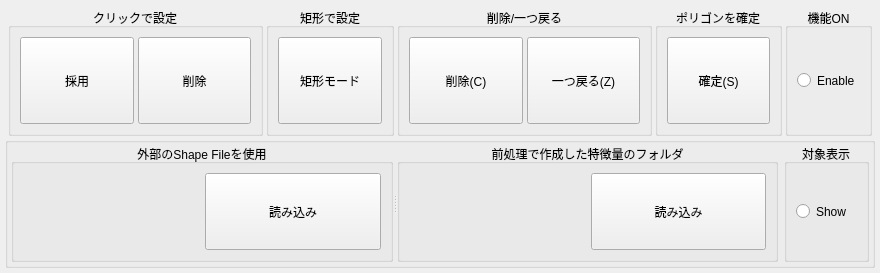
<?xml version="1.0" encoding="UTF-8"?>
<ui version="4.0">
 <class>GeoSAM</class>
 <widget class="QgsDockWidget" name="GeoSAM">
  <property name="geometry">
   <rect>
    <x>0</x>
    <y>0</y>
    <width>880</width>
    <height>273</height>
   </rect>
  </property>
  <property name="minimumSize">
   <size>
    <width>0</width>
    <height>0</height>
   </size>
  </property>
  <property name="maximumSize">
   <size>
    <width>524287</width>
    <height>350</height>
   </size>
  </property>
  <property name="features">
   <set>QDockWidget::DockWidgetClosable|QDockWidget::DockWidgetMovable</set>
  </property>
  <property name="windowTitle">
   <string>Geo-SAM Tool</string>
  </property>
  <widget class="QWidget" name="GeoSAM_2">
   <property name="sizePolicy">
    <sizepolicy hsizetype="Preferred" vsizetype="Preferred">
     <horstretch>0</horstretch>
     <verstretch>0</verstretch>
    </sizepolicy>
   </property>
   <property name="maximumSize">
    <size>
     <width>16777215</width>
     <height>350</height>
    </size>
   </property>
   <layout class="QGridLayout" name="gridLayout">
    <property name="leftMargin">
     <number>5</number>
    </property>
    <property name="topMargin">
     <number>5</number>
    </property>
    <property name="rightMargin">
     <number>5</number>
    </property>
    <property name="bottomMargin">
     <number>5</number>
    </property>
    <item row="0" column="0">
     <layout class="QGridLayout" name="gridLayout_5" rowstretch="0,0">
      <property name="verticalSpacing">
       <number>0</number>
      </property>
      <item row="0" column="0">
       <widget class="QFrame" name="Top">
        <property name="sizePolicy">
         <sizepolicy hsizetype="Preferred" vsizetype="Preferred">
          <horstretch>0</horstretch>
          <verstretch>0</verstretch>
         </sizepolicy>
        </property>
        <property name="maximumSize">
         <size>
          <width>16777215</width>
          <height>150</height>
         </size>
        </property>
        <property name="toolTip">
         <string/>
        </property>
        <layout class="QHBoxLayout" name="horizontalLayout_2" stretch="6,3,6,3,2">
         <property name="spacing">
          <number>3</number>
         </property>
         <property name="leftMargin">
          <number>3</number>
         </property>
         <property name="topMargin">
          <number>3</number>
         </property>
         <property name="rightMargin">
          <number>3</number>
         </property>
         <property name="bottomMargin">
          <number>1</number>
         </property>
         <item>
          <widget class="QGroupBox" name="addPointsGroupBox">
           <property name="sizePolicy">
            <sizepolicy hsizetype="Preferred" vsizetype="Preferred">
             <horstretch>0</horstretch>
             <verstretch>0</verstretch>
            </sizepolicy>
           </property>
           <property name="toolTip">
            <string> &quot;Tab&quot; で採用・削除・矩形を切り替え</string>
           </property>
           <property name="title">
            <string>クリックで設定</string>
           </property>
           <property name="alignment">
            <set>Qt::AlignHCenter|Qt::AlignTop</set>
           </property>
           <layout class="QGridLayout" name="gridLayout_2" columnstretch="3,3" columnminimumwidth="0,0">
            <property name="leftMargin">
             <number>9</number>
            </property>
            <property name="rightMargin">
             <number>9</number>
            </property>
            <property name="horizontalSpacing">
             <number>4</number>
            </property>
            <item row="0" column="0">
             <widget class="QPushButton" name="pushButton_fg">
              <property name="sizePolicy">
               <sizepolicy hsizetype="Preferred" vsizetype="Preferred">
                <horstretch>0</horstretch>
                <verstretch>0</verstretch>
               </sizepolicy>
              </property>
              <property name="minimumSize">
               <size>
                <width>0</width>
                <height>0</height>
               </size>
              </property>
              <property name="toolTip">
               <string>抽出した対象をクリックする (Tab)</string>
              </property>
              <property name="text">
               <string>採用</string>
              </property>
             </widget>
            </item>
            <item row="0" column="1">
             <widget class="QPushButton" name="pushButton_bg">
              <property name="sizePolicy">
               <sizepolicy hsizetype="Preferred" vsizetype="Preferred">
                <horstretch>0</horstretch>
                <verstretch>0</verstretch>
               </sizepolicy>
              </property>
              <property name="minimumSize">
               <size>
                <width>0</width>
                <height>0</height>
               </size>
              </property>
              <property name="toolTip">
               <string>セグメンテーションではみ出た部分を背景とする(Tab)</string>
              </property>
              <property name="text">
               <string>削除</string>
              </property>
             </widget>
            </item>
           </layout>
          </widget>
         </item>
         <item>
          <widget class="QGroupBox" name="addBBoxGroupBox">
           <property name="enabled">
            <bool>true</bool>
           </property>
           <property name="toolTip">
            <string> &quot;Tab&quot; で採用・削除・矩形を切り替え</string>
           </property>
           <property name="title">
            <string>矩形で設定</string>
           </property>
           <property name="alignment">
            <set>Qt::AlignHCenter|Qt::AlignTop</set>
           </property>
           <layout class="QGridLayout" name="gridLayout_7">
            <item row="0" column="0">
             <widget class="QPushButton" name="pushButton_rect">
              <property name="sizePolicy">
               <sizepolicy hsizetype="Preferred" vsizetype="Preferred">
                <horstretch>0</horstretch>
                <verstretch>0</verstretch>
               </sizepolicy>
              </property>
              <property name="minimumSize">
               <size>
                <width>0</width>
                <height>0</height>
               </size>
              </property>
              <property name="maximumSize">
               <size>
                <width>16777215</width>
                <height>16777215</height>
               </size>
              </property>
              <property name="toolTip">
               <string>矩形でポリゴンの範囲を選択 (Tab)</string>
              </property>
              <property name="text">
               <string>矩形モード</string>
              </property>
             </widget>
            </item>
           </layout>
          </widget>
         </item>
         <item>
          <widget class="QGroupBox" name="ClearPromptGroupBox">
           <property name="toolTip">
            <string> &quot;C&quot; ボタンで現在のポリゴンを削除, &quot;Z&quot; ボタンで1つ戻る </string>
           </property>
           <property name="title">
            <string>削除/一つ戻る</string>
           </property>
           <property name="alignment">
            <set>Qt::AlignHCenter|Qt::AlignTop</set>
           </property>
           <layout class="QGridLayout" name="gridLayout_6" columnstretch="3,3">
            <property name="leftMargin">
             <number>9</number>
            </property>
            <property name="rightMargin">
             <number>9</number>
            </property>
            <property name="horizontalSpacing">
             <number>4</number>
            </property>
            <item row="0" column="0">
             <widget class="QPushButton" name="pushButton_clear">
              <property name="sizePolicy">
               <sizepolicy hsizetype="Preferred" vsizetype="Preferred">
                <horstretch>0</horstretch>
                <verstretch>0</verstretch>
               </sizepolicy>
              </property>
              <property name="minimumSize">
               <size>
                <width>0</width>
                <height>0</height>
               </size>
              </property>
              <property name="toolTip">
               <string>現在のセグメンテーション結果をクリア (C)</string>
              </property>
              <property name="text">
               <string>削除(C)</string>
              </property>
             </widget>
            </item>
            <item row="0" column="1">
             <widget class="QPushButton" name="pushButton_undo">
              <property name="sizePolicy">
               <sizepolicy hsizetype="Preferred" vsizetype="Preferred">
                <horstretch>0</horstretch>
                <verstretch>0</verstretch>
               </sizepolicy>
              </property>
              <property name="minimumSize">
               <size>
                <width>0</width>
                <height>0</height>
               </size>
              </property>
              <property name="toolTip">
               <string>クリックした結果を一つ戻す (Z)</string>
              </property>
              <property name="text">
               <string>一つ戻る(Z)</string>
              </property>
             </widget>
            </item>
           </layout>
          </widget>
         </item>
         <item>
          <widget class="QGroupBox" name="PolygonGroupBox">
           <property name="toolTip">
            <string> &quot;S&quot; Sボタンで現在のポリゴンを確定</string>
           </property>
           <property name="title">
            <string>ポリゴンを確定</string>
           </property>
           <property name="alignment">
            <set>Qt::AlignHCenter|Qt::AlignTop</set>
           </property>
           <layout class="QGridLayout" name="gridLayout_3">
            <item row="0" column="0">
             <widget class="QPushButton" name="pushButton_save">
              <property name="sizePolicy">
               <sizepolicy hsizetype="Preferred" vsizetype="Preferred">
                <horstretch>0</horstretch>
                <verstretch>0</verstretch>
               </sizepolicy>
              </property>
              <property name="minimumSize">
               <size>
                <width>0</width>
                <height>0</height>
               </size>
              </property>
              <property name="toolTip">
               <string>ボタンを押すと現在のポリゴンを確定できる</string>
              </property>
              <property name="text">
               <string>確定(S)</string>
              </property>
             </widget>
            </item>
           </layout>
          </widget>
         </item>
         <item>
          <widget class="QGroupBox" name="EditModeGroupBox">
           <property name="title">
            <string>機能ON</string>
           </property>
           <property name="alignment">
            <set>Qt::AlignHCenter|Qt::AlignTop</set>
           </property>
           <layout class="QGridLayout" name="gridLayout_4">
            <item row="0" column="0">
             <widget class="QRadioButton" name="radioButton_enable">
              <property name="sizePolicy">
               <sizepolicy hsizetype="Preferred" vsizetype="Preferred">
                <horstretch>0</horstretch>
                <verstretch>0</verstretch>
               </sizepolicy>
              </property>
              <property name="minimumSize">
               <size>
                <width>0</width>
                <height>0</height>
               </size>
              </property>
              <property name="toolTip">
               <string>ポリゴン作成モードをON/Off切り替え</string>
              </property>
              <property name="text">
               <string>Enable</string>
              </property>
              <property name="checked">
               <bool>false</bool>
              </property>
             </widget>
            </item>
           </layout>
          </widget>
         </item>
        </layout>
       </widget>
      </item>
      <item row="1" column="0">
       <widget class="QgsCollapsibleGroupBox" name="Bottom">
        <property name="sizePolicy">
         <sizepolicy hsizetype="Preferred" vsizetype="Preferred">
          <horstretch>0</horstretch>
          <verstretch>0</verstretch>
         </sizepolicy>
        </property>
        <property name="maximumSize">
         <size>
          <width>16777215</width>
          <height>180</height>
         </size>
        </property>
        <property name="saveCollapsedState">
         <bool>false</bool>
        </property>
        <layout class="QHBoxLayout" name="horizontalLayout" stretch="9,1">
         <property name="leftMargin">
          <number>3</number>
         </property>
         <property name="topMargin">
          <number>1</number>
         </property>
         <property name="rightMargin">
          <number>3</number>
         </property>
         <property name="bottomMargin">
          <number>3</number>
         </property>
         <item>
          <widget class="QSplitter" name="splitter">
           <property name="orientation">
            <enum>Qt::Horizontal</enum>
           </property>
           <widget class="QGroupBox" name="OutShapefileGroupBox">
            <property name="title">
             <string>外部のShape Fileを使用</string>
            </property>
            <property name="alignment">
             <set>Qt::AlignHCenter|Qt::AlignTop</set>
            </property>
            <layout class="QHBoxLayout" name="horizontalLayout_4" stretch="0,0">
             <item>
              <widget class="QgsFileWidget" name="QgsFile_shapefile">
               <property name="toolTip">
                <string>外部のShape Fileへポリゴンを追加する</string>
               </property>
               <property name="options">
                <set>QFileDialog::DontConfirmOverwrite</set>
               </property>
              </widget>
             </item>
             <item>
              <widget class="QPushButton" name="pushButton_load_file">
               <property name="sizePolicy">
                <sizepolicy hsizetype="Preferred" vsizetype="Preferred">
                 <horstretch>0</horstretch>
                 <verstretch>0</verstretch>
                </sizepolicy>
               </property>
               <property name="minimumSize">
                <size>
                 <width>0</width>
                 <height>0</height>
                </size>
               </property>
               <property name="toolTip">
                <string>ボタンを押してshape fileを読み込む</string>
               </property>
               <property name="text">
                <string>読み込み</string>
               </property>
              </widget>
             </item>
            </layout>
           </widget>
           <widget class="QGroupBox" name="FeatureFolderGroupBox">
            <property name="title">
             <string>前処理で作成した特徴量のフォルダ</string>
            </property>
            <property name="alignment">
             <set>Qt::AlignHCenter|Qt::AlignTop</set>
            </property>
            <layout class="QHBoxLayout" name="horizontalLayout_3" stretch="0,0">
             <item>
              <widget class="QgsFileWidget" name="QgsFile_feature">
               <property name="toolTip">
                <string>特徴マップの保存されているフォルダを選択</string>
               </property>
              </widget>
             </item>
             <item>
              <widget class="QPushButton" name="pushButton_load_feature">
               <property name="sizePolicy">
                <sizepolicy hsizetype="Preferred" vsizetype="Preferred">
                 <horstretch>0</horstretch>
                 <verstretch>0</verstretch>
                </sizepolicy>
               </property>
               <property name="minimumSize">
                <size>
                 <width>0</width>
                 <height>0</height>
                </size>
               </property>
               <property name="toolTip">
                <string>ボタンを押して特徴マップを読み込み</string>
               </property>
               <property name="text">
                <string>読み込み</string>
               </property>
              </widget>
             </item>
            </layout>
           </widget>
          </widget>
         </item>
         <item>
          <widget class="QGroupBox" name="EditModeGroupBox_2">
           <property name="title">
            <string>対象表示</string>
           </property>
           <property name="alignment">
            <set>Qt::AlignHCenter|Qt::AlignTop</set>
           </property>
           <layout class="QGridLayout" name="gridLayout_10">
            <item row="0" column="0">
             <widget class="QRadioButton" name="radioButton_show_extent">
              <property name="sizePolicy">
               <sizepolicy hsizetype="Preferred" vsizetype="Preferred">
                <horstretch>0</horstretch>
                <verstretch>0</verstretch>
               </sizepolicy>
              </property>
              <property name="minimumSize">
               <size>
                <width>0</width>
                <height>0</height>
               </size>
              </property>
              <property name="toolTip">
               <string>選択中のレイヤの範囲を表示</string>
              </property>
              <property name="text">
               <string>Show</string>
              </property>
              <property name="checked">
               <bool>false</bool>
              </property>
             </widget>
            </item>
           </layout>
          </widget>
         </item>
        </layout>
       </widget>
      </item>
     </layout>
    </item>
   </layout>z
  </widget>
 </widget>
 <customwidgets>
  <customwidget>
   <class>QgsCollapsibleGroupBox</class>
   <extends>QGroupBox</extends>
   <header>qgscollapsiblegroupbox.h</header>
   <container>1</container>
  </customwidget>
  <customwidget>
   <class>QgsDockWidget</class>
   <extends>QDockWidget</extends>
   <header>qgsdockwidget.h</header>
   <container>1</container>
  </customwidget>
  <customwidget>
   <class>QgsFileWidget</class>
   <extends>QWidget</extends>
   <header>qgsfilewidget.h</header>
  </customwidget>
 </customwidgets>
 <resources/>
 <connections/>
</ui>
